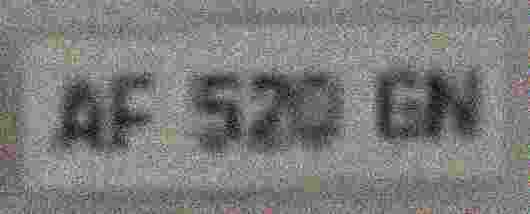
#> input picture banco_pruebas/imagenes/degradadas/chica_v1_AF520GN_deg_fuerte.jpg, 530 x 214 px
$ python -i recortar.py   (imports and definitions only)
#> lines starting #> are read from the running program, lines starting #| are printed output that depends on the picture; after the words box and inside, x2 and y2 are one past the last pixel; in counts of white or black regions, pixels touching at a corner belong together
#> further down, picture is the input picture: shape (214, 530, 3); mean B, G, R 124, 124.5, 124.7
"""Extrae las 4 patentes de cada foto de imagenes/originales/ a
imagenes/fuente/ detectando rectángulos por contorno (las fotos son a mano,
con encuadre variable) y asignándolos por cuadrante con LAYOUT_POR_TAMANO.

Si una foto no da 4 candidatos sin ambigüedad se marca como fallo y se deja
una imagen en imagenes/debug_recorte/. chica_v2 y mini_v2 fallan (poco
contraste con el fondo) y se recortaron a mano: correr este script no los pisa.

"""

import csv
from pathlib import Path

import cv2
import numpy as np

BASE_DIR = Path(__file__).resolve().parent
DIR_ORIGINALES = BASE_DIR / "imagenes" / "originales"
DIR_FUENTE = BASE_DIR / "imagenes" / "fuente"
DIR_DEBUG = BASE_DIR / "imagenes" / "debug_recorte"
CSV_ETIQUETAS = BASE_DIR / "imagenes" / "etiquetas.csv"

# Patente en cada cuadrante de cada caja (armado físico de la maqueta).
LAYOUT_POR_TAMANO = {
    "grande": {"TL": "DL908XR", "TR": "VNH615", "BL": "QW372ZP", "BR": "KGF480"},
    "media": {"TL": "MPT236", "TR": "BJ741CY", "BL": "XSO059", "BR": "RE483UK"},
    "chica": {"TL": "ZWD167", "TR": "AF520GN", "BL": "TCU894", "BR": "HM316QL"},
    "mini": {"TL": "PV649EW", "TR": "YIB703", "BL": "SX087DZ", "BR": "JOK251"},
}

ASPECT_RATIO_MIN = 1.7
ASPECT_RATIO_MAX = 3.3
AREA_FRACCION_MIN = 0.004   # candidato debe ocupar al menos 0.4% del área de la foto
AREA_FRACCION_MAX = 0.08    # y como mucho 8% (el contorno de toda la caja es mucho más grande)
EXTENT_MIN = 0.75           # área del contorno / área de su rectángulo delimitador
RATIO_HOMOGENEIDAD_AREA = 1.6  # tolerancia para agrupar candidatos "del mismo tamaño"
MARGEN_FRACCION = 0.05      # margen extra al recortar, como fracción del lado menor


# [12 lines left out: function _solapan, not called in this run]


def detectar_rectangulos(imagen_bgr):
    """Devuelve (x, y, w, h) de los contornos con proporción, área y extent
    (área / área del rectángulo delimitador) de una etiqueta de patente.
    RETR_LIST porque las etiquetas quedan dentro del contorno de la caja; los
    contornos anidados se deduplican por superposición. El kernel se escala
    con el ancho: en fotos grandes el borde impreso es más grueso."""
    gris = cv2.cvtColor(imagen_bgr, cv2.COLOR_BGR2GRAY)
    gris = cv2.GaussianBlur(gris, (5, 5), 0)
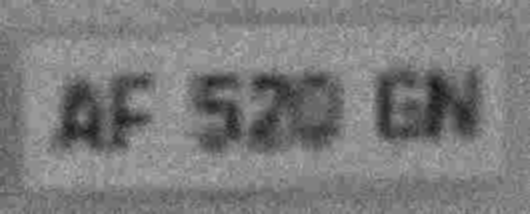
#> gris: shape (214, 530); min 21, max 179, mean 124.5
    bordes = cv2.Canny(gris, 30, 90)
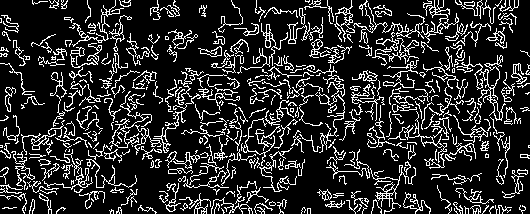
#> bordes: shape (214, 530); 17% white in thin lines or dots

    alto_img, ancho_img = gris.shape
#> alto_img = 214; ancho_img = 530
    escala = max(1, round(ancho_img / 1200))
#> escala = 1
    kernel = np.ones((2 * escala + 1, 2 * escala + 1), np.uint8)
#> kernel = [[1, 1, 1], [1, 1, 1], [1, 1, 1]]
    bordes = cv2.dilate(bordes, kernel, iterations=1)
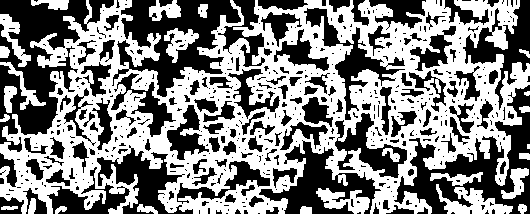
#> bordes: shape (214, 530); 51.7% white; 543 black regions (410 under 20 px), largest, box (x1, y1, x2, y2) and area: (0, 0, 114, 152) 6929, (394, 85, 530, 214) 5693, (112, 0, 241, 97) 5428
    bordes = cv2.morphologyEx(bordes, cv2.MORPH_CLOSE, kernel, iterations=1)
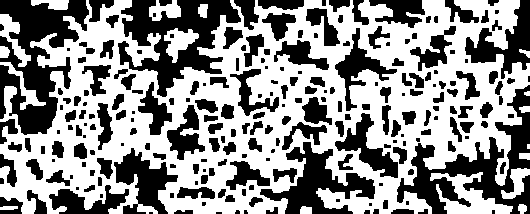
#> bordes: shape (214, 530); 55.9% white; 230 black regions (57 under 20 px)

    contornos, _ = cv2.findContours(bordes, cv2.RETR_LIST, cv2.CHAIN_APPROX_SIMPLE)
#> contornos = 214 contours, 34 with area under 20; largest, box (x1, y1, x2, y2) and area: (0, 0, 530, 214) 76878, (334, 112, 399, 179) 1514, (334, 27, 398, 112) 1478, (430, 172, 513, 214) 1326, (166, 104, 206, 161) 1061
    area_img = alto_img * ancho_img
#> area_img = 113420

    candidatos = []
    for c in contornos:
        area = cv2.contourArea(c)
        if area < area_img * AREA_FRACCION_MIN or area > area_img * AREA_FRACCION_MAX:
            continue
        x, y, w, h = cv2.boundingRect(c)
        ratio = w / h if h else 0
        if not (ASPECT_RATIO_MIN <= ratio <= ASPECT_RATIO_MAX):
            continue
        extent = area / (w * h) if w and h else 0
        if extent < EXTENT_MIN:
            continue
        candidatos.append((x, y, w, h, area))
#> this loop made 214 passes
#> area on passes 1 to 3: 68.5, 45, 56
#> after the loop, candidatos = []

    candidatos.sort(key=lambda r: r[4], reverse=True)
    deduplicados = []
    for x, y, w, h, area in candidatos:
        if any(_solapan((x, y, w, h), s, umbral=0.4) for s in deduplicados):
            continue
        deduplicados.append((x, y, w, h))
#> this loop made 0 passes
#> after the loop, deduplicados = []

    return seleccionar_grupo_homogeneo(deduplicados)


def seleccionar_grupo_homogeneo(rectangulos):
    """Se queda con el grupo más grande de rectángulos de área similar
    (RATIO_HOMOGENEIDAD_AREA): las 4 patentes de una caja miden lo mismo."""
    if not rectangulos:
        return []

    por_area = sorted(rectangulos, key=lambda r: r[2] * r[3])
    mejor_grupo, grupo_actual = [], [por_area[0]]
    for anterior, actual in zip(por_area, por_area[1:]):
        area_ant = anterior[2] * anterior[3]
        area_act = actual[2] * actual[3]
        if area_act / area_ant <= RATIO_HOMOGENEIDAD_AREA:
            grupo_actual.append(actual)
        else:
            if len(grupo_actual) > len(mejor_grupo):
                mejor_grupo = grupo_actual
            grupo_actual = [actual]
    if len(grupo_actual) > len(mejor_grupo):
        mejor_grupo = grupo_actual
    return mejor_grupo


# [97 lines left out: functions clasificar_por_cuadrante, guardar_debug, recortar_original, main, not called in this run]


# [2 lines not run here, left out]

>>> import cv2
>>> picture = cv2.imread('imagenes/degradadas/chica_v1_AF520GN_deg_fuerte.jpg')
>>> result = detectar_rectangulos(picture)
#> result = []

$ run again, on banco_pruebas/imagenes/degradadas/chica_v1_AF520GN_deg_medio.jpg
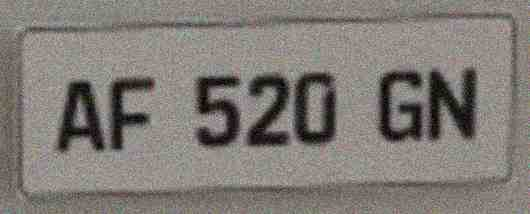
#> input picture banco_pruebas/imagenes/degradadas/chica_v1_AF520GN_deg_medio.jpg, 530 x 214 px
#> picture is the input picture: shape (214, 530, 3); mean B, G, R 118.2, 123.7, 129
#> in detectar_rectangulos, `bordes = cv2.Canny(gris, 30, 90)`:
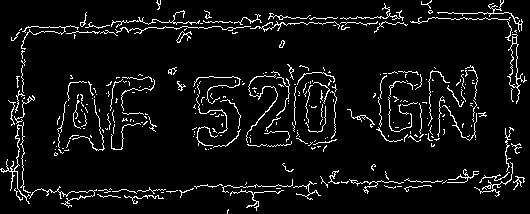
#> bordes: shape (214, 530); 6.2% white in thin lines or dots
#> in detectar_rectangulos, `bordes = cv2.morphologyEx(bordes, cv2.MORPH_CLOSE, kernel, iterations=1)`:
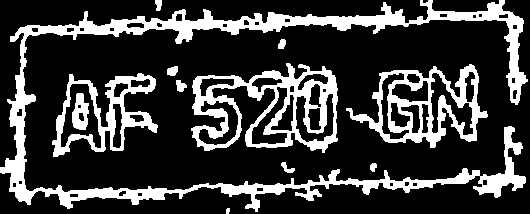
#> bordes: shape (214, 530); 23.3% white; 12 white regions
#> contornos = 67 contours, 14 with area under 20; largest, box (x1, y1, x2, y2) and area: (0, 0, 528, 212) 12625, (191, 63, 338, 153) 8448, (346, 64, 488, 148) 6490, (52, 73, 158, 157) 4552, (60, 83, 102, 149) 1634
#> the loop in detectar_rectangulos, `for c in contornos:` made 67 passes
#> area on passes 2, 4, 5, 9, 11, 12, 13, 14: 34, 34.5, 26, 21.5, 28, 36, 53.5, 89.5
#> after the loop in detectar_rectangulos, `for c in contornos:`: candidatos = []

$ run again, on banco_pruebas/imagenes/degradadas/chica_v1_HM316QL_deg_fuerte.jpg
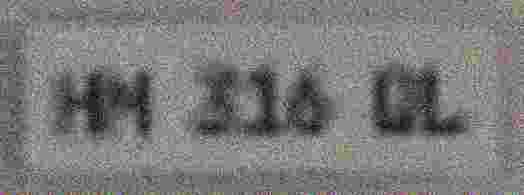
#> input picture banco_pruebas/imagenes/degradadas/chica_v1_HM316QL_deg_fuerte.jpg, 524 x 195 px
#> picture is the input picture: shape (195, 524, 3); mean B, G, R 122.3, 122.5, 122.8
#> in detectar_rectangulos, `bordes = cv2.Canny(gris, 30, 90)`:
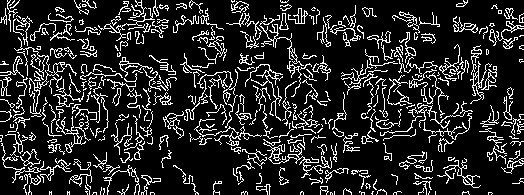
#> bordes: shape (195, 524); 15.3% white in thin lines or dots
#> in detectar_rectangulos, `bordes = cv2.morphologyEx(bordes, cv2.MORPH_CLOSE, kernel, iterations=1)`:
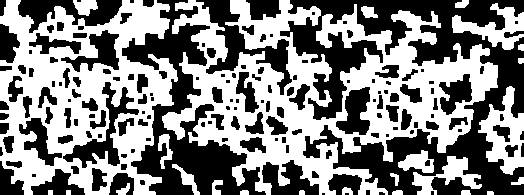
#> bordes: shape (195, 524); 51.2% white; 159 black regions (52 under 20 px)
#> contornos = 156 contours, 33 with area under 20; largest, box (x1, y1, x2, y2) and area: (162, 0, 498, 195) 31132, (0, 0, 178, 195) 24955, (478, 86, 524, 175) 2085, (62, 81, 140, 169) 1767, (452, 3, 524, 50) 1229
#> the loop in detectar_rectangulos, `for c in contornos:` made 156 passes
#> area on passes 2, 3, 5: 33, 35.5, 30
#> after the loop in detectar_rectangulos, `for c in contornos:`: candidatos = []
